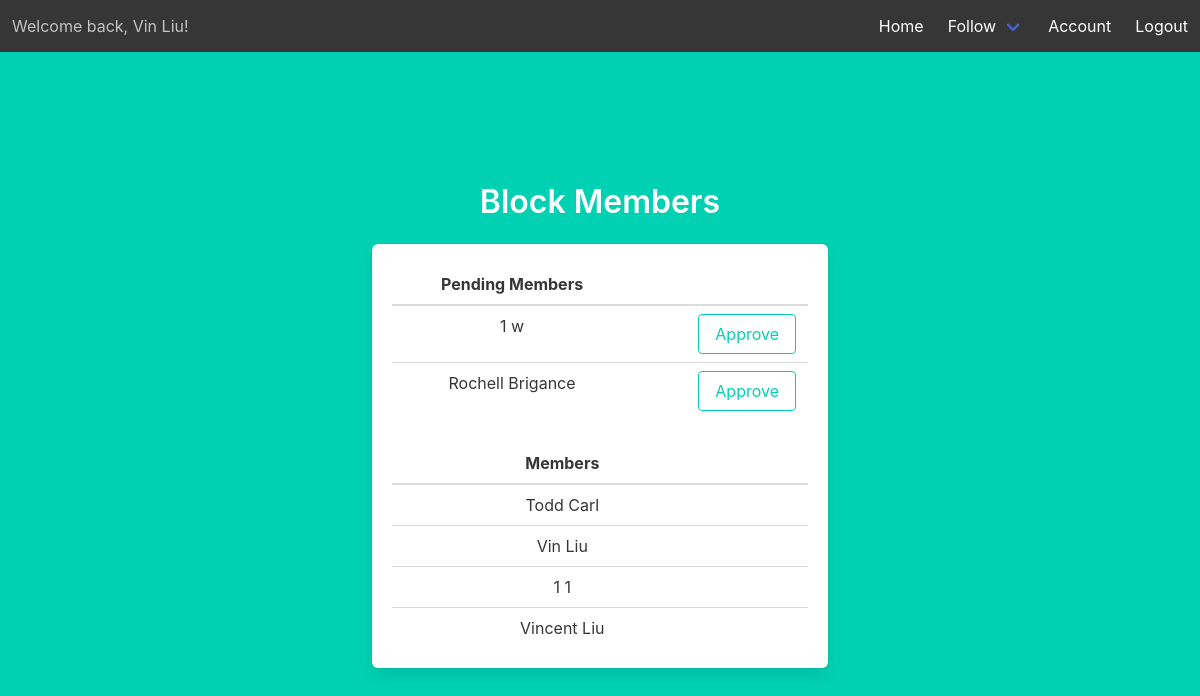
Screenshot of /block-members (signed in) with the database file from the repository.
### models.py (models this page shows)
class Users(UserMixin, db.Model):
    __tablename__ = 'Users'
    id = db.Column(db.Integer, primary_key=True)
    email = db.Column(db.String(45), unique=True, nullable=False)
    pword = db.Column(db.String(45), nullable=False)
    fname = db.Column(db.String(45), nullable=False)
    lname = db.Column(db.String(45), nullable=False)
    street_addr = db.Column(db.String(45), nullable=False)
    cid = db.Column(db.Integer, db.ForeignKey('City.id'), nullable=False)
    uprofile = db.Column(db.Text)
    photo = db.Column(db.Text)
    last_login_timestamp = db.Column(db.DateTime, default=datetime.now())

### location.py (the view)
@location.route('/block-members')
@login_required
def block_members():
    my_membership = get_my_membership()
    if my_membership:
        if my_membership.approval_count == -1:
            my_block_id = get_my_membership().bid
            pending = Membership.query.filter(
                Membership.bid == my_block_id, Membership.approval_count > -1).all()
            pending_count = len(pending)
            print('-------------------')
            print(pending)
            print(pending_count)
            approved_by_you = Approval.query.filter_by(
                approver=current_user.id, bid=my_block_id).all()
            approved_by_you_uid_list = []
            if approved_by_you:
                for i in approved_by_you:
                    approved_by_you_uid_list.append(i.approvee)
            pending_users_membership = []
            for i in pending:
                if i.uid not in approved_by_you_uid_list:
                    pending_users_membership.append(
                        [Users.query.filter_by(id=i.uid).first(), i])
            approved = Membership.query.filter(
                Membership.bid == my_block_id, Membership.approval_count < 0).all()
            approved_count = len(approved)
            print('-------------------')
            print(approved)
            print(pending_count)
            approved_users_membership = []
            for i in approved:
                approved_users_membership.append(
                    [Users.query.filter_by(id=i.uid).first(), i])
        elif my_membership.approval_count > -1:
            return render_template('block-members.html', status='Pending')
        else:
            return render_template('block-members.html', status='Not')
    return render_template('block-members.html', pending_count=pending_count, pending_users_membership=pending_users_membership, approved_users_membership=approved_users_membership, approved_count=approved_count)

### location.py (called while the page is built)
@login_required
def get_my_membership():
    return Membership.query.filter_by(uid=current_user.id).first()

### templates/block-members.html (shortened to what this page needs)
{% extends "base.html" %}
{% block content %}
<div class="column is-6 is-offset-3">
    {% if status == 'Pending' %}
    <h1 class="title">
        Your membership is still pending.
    </h1>
    {% elif status == 'Not' %}
    <h1 class="title">
        You aren't a member of this block.
    </h1>
    {% else %}
    <h1 class="title">
        Block Members
    </h1>
    <div class="box">
        {% if pending_count != 0 %}
        <table class="table is-fullwidth">
            <thead>
                <tr>
                    <th>Pending Members</th>
                    <th></th>
                </tr>
            </thead>
            <tbody>
                {% for i in pending_users_membership %}
                <tr>
                    <td>{{ i[0].fname }} {{ i[0].lname }}</td>
                    <td>
                        <form method="POST" action="">
                            <div class="control has-text-right">
                                <input class="button is-primary is-outlined" type="submit" name="action"
                                    value="Approve">
                            </div>
                        </form>
                    </td>
                </tr>
                {% endfor %}
            </tbody>
        </table>
        {% endif %}
        {% if approved_count == 0 %}
        <h3 class="subtitle  is-4 has-text-primary">You're the only user in your block.</h3>
        {% else %}
        <table class="table is-fullwidth">
            <thead>
                <tr>
                    <th>Members</th>
                    <th></th>
                </tr>
            </thead>
            <tbody>
                {% for i in approved_users_membership %}
                <tr>
                    <td>{{ i[0].fname }} {{ i[0].lname }}</td>
                    <td>
                    </td>
                </tr>
                {% endfor %}
            </tbody>
        </table>
        {% endif %}
    </div>
    {% endif %}
</div>
{% endblock %}

### templates/base.html (shortened to what this page needs)
<!DOCTYPE html>
<html>
<head>
    <link rel="stylesheet" href="https://cdnjs.cloudflare.com/ajax/libs/bulma/0.7.2/css/bulma.min.css" />
</head>
<body>
    <section class="hero is-primary is-fullheight">
        <div class="hero-head">
            <nav class="navbar has-background-dark" role="navigation" aria-label="main navigation">
                {% if current_user.is_authenticated %}
                <div class="navbar-start">
                    <p class="navbar-item">
                        Welcome back, {{ current_user.fname }} {{ current_user.lname }}!
                    </p>
                </div>
                {% endif %}
                <div id="navbarMenuHeroA" class="navbar-menu ">
                    <div class="navbar-end">
                        <a href="{{ url_for('main.index') }}" class="navbar-item">
                            Home
                        </a>
                        {% if current_user.is_authenticated %}
                        <div class="navbar-item has-dropdown is-hoverable has-text-white has-background-dark">
                            <a class="navbar-link has-background-dark">
                                Follow
                            </a>
                        </div>
                        {% endif %}
                        {% if current_user.is_authenticated %}
                        <a href="{{ url_for('acc.account') }}" class="navbar-item">
                            Account
                        </a>
                        {% endif %}
                        {% if current_user.is_authenticated %}
                        <a href="{{ url_for('auth.logout') }}" class="navbar-item">
                            Logout
                        </a>
                        {% endif %}
                    </div>
                </div>
            </nav>
        </div>
        <div class="hero-body">
            <div class="container has-text-centered">
                {% block content %}
                {% endblock %}
            </div>
        </div>
    </section>
</body>
</html>

### rows the page displays
Users: fname "Vin", lname "Liu"
Users: fname "1", lname "w"
Users: fname "Rochell", lname "Brigance"
Users: fname "Todd", lname "Carl"
Users: fname "1", lname "1"
Users: fname "Vincent", lname "Liu"
